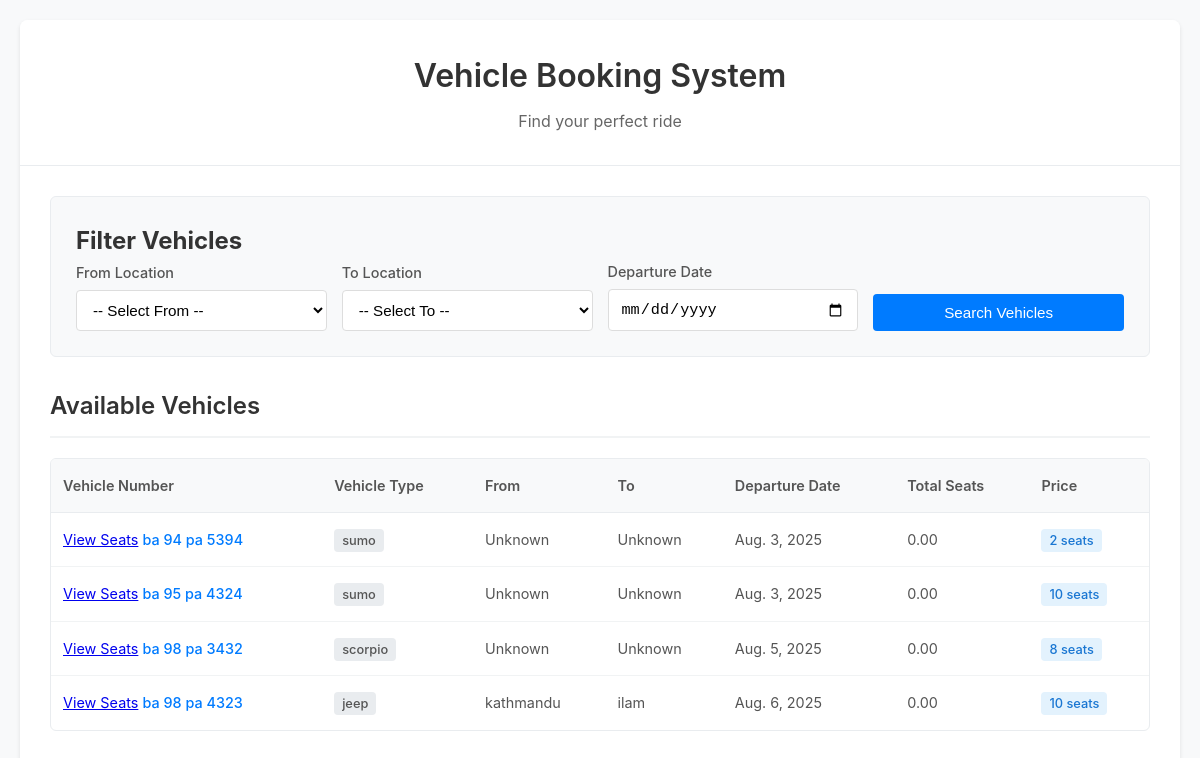
Page /vehicles/ on the earlier database version.
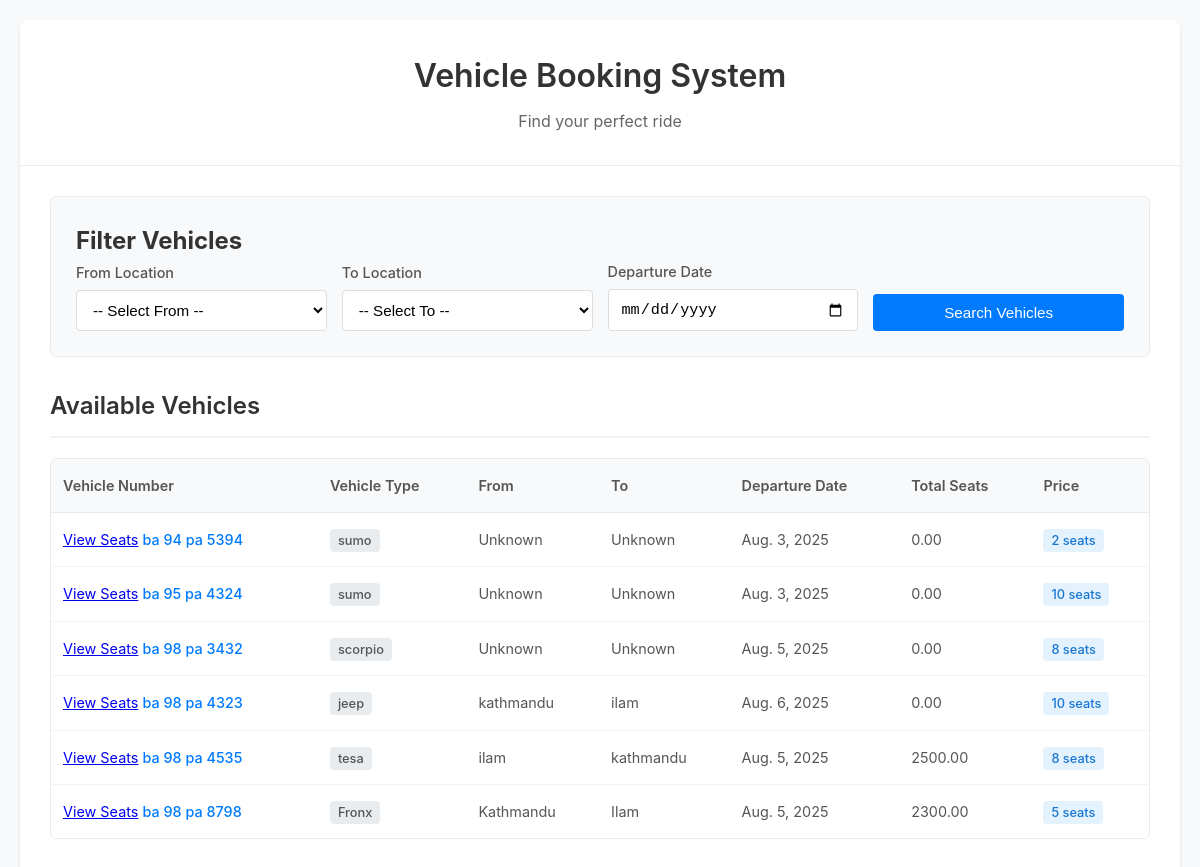
Same page on the later database version.
### ticket/models.py (models this page shows, shortened)
class Vehicle(models.Model):
    vehicle_type = models.CharField(max_length=100)
    vehicle_number = models.CharField(max_length=15)
    departure_date = models.DateField(default=timezone.now)
    from_location = models.CharField(max_length=100,  default='Unknown')
    to_location= models.CharField(max_length=100, default='Unknown')
    total_seats = models.IntegerField()
    price = models.DecimalField(max_digits=10, decimal_places=2, default=0.00)

### ticket/views.py (the view)
# urls.py: path('vehicles/', views.vehicle_list, name='vehicle_list'),
def vehicle_list(request):
    vehicles = Vehicle.objects.all()
    from_value = request.GET.get('from_location')
    to_value = request.GET.get('to_location')
    date_value = request.GET.get('departure_date')
    if from_value:
        vehicles = vehicles.filter(from_location__icontains=from_value)
    if to_value:
        vehicles = vehicles.filter(to_location__icontains=to_value)
    if date_value:
        vehicles = vehicles.filter(departure_date=date_value)
    from_options = Vehicle.objects.values_list('from_location', flat=True).distinct()
    to_options = Vehicle.objects.values_list('to_location', flat=True).distinct()
    context = {
        'vehicles': vehicles,
        'from_value': from_value,
        'to_value': to_value,
        'date_value': date_value,
        'from_options': from_options,
        'to_options': to_options,
    }
    return render(request, 'ticket/vehicle_list.html', context)

### ticket/templates/ticket/vehicle_list.html (shortened to what this page needs)
<!DOCTYPE html>
<html lang="en">
<head>
</head>
<body>
    <div class="container">
        <div class="header">
            <h1>Vehicle Booking System</h1>
            <p>Find your perfect ride</p>
        </div>
        <div class="content">
            <div class="filter-section">
                <h2>Filter Vehicles</h2>
                <form method="get" class="filter-form">
                    <div class="form-group">
                        <label for="from_location">From Location</label>
                        <select name="from_location" id="from_location">
                            <option value="">-- Select From --</option>
                        </select>
                    </div>
                    <div class="form-group">
                        <label for="to_location">To Location</label>
                        <select name="to_location" id="to_location">
                            <option value="">-- Select To --</option>
                        </select>
                    </div>
                    <div class="form-group">
                        <label for="departure_date">Departure Date</label>
                        <input type="date" name="departure_date" id="departure_date" value="{{ date_value }}">
                    </div>
                    <div class="form-group">
                        <button type="submit" class="filter-btn">Search Vehicles</button>
                    </div>
                </form>
            </div>
            <div class="section">
                <h2>Available Vehicles</h2>
                <div class="table-container">
                    <table>
                        <thead>
                            <tr>
                                <th>Vehicle Number</th>
                                <th>Vehicle Type</th>
                                <th>From</th>
                                <th>To</th>
                                <th>Departure Date</th>
                                <th>Total Seats</th>
                                <th>Price</th>
                            </tr>
                        </thead>
                        <tbody>
                            {% for vehicle in vehicles %}
                                <tr>
                                    <td>
                                        <a href="{% url 'seat_selection' vehicle.id %}">View Seats</a>
                                        <span class="vehicle-link">
    {{ vehicle.vehicle_number }}
</span>
                                    </td>
                                    <td>
                                        <span class="vehicle-type-badge">{{ vehicle.vehicle_type }}</span>
                                    </td>
                                    <td>{{ vehicle.from_location }}</td>
                                    <td>{{ vehicle.to_location }}</td>
                                    <td>{{ vehicle.departure_date }}</td>
                                    <td>{{ vehicle.price }}</td>
                                    <td>
                                        <span class="seats-count">{{ vehicle.total_seats }} seats</span>
                                    </td>
                                </tr>
                            {% empty %}
                                <tr>
                                    <td colspan="6" class="no-results">
                                        No vehicles found for the selected criteria.
                                    </td>
                                </tr>
                            {% endfor %}
                        </tbody>
                    </table>
                </div>
            </div>
        </div>
    </div>
</body>
</html>

### ticket/templates/ticket/vehicle_list.html (style rules this page uses)
* { margin: 0; padding: 0; box-sizing: border-box; }
body { font-family: -apple-system, BlinkMacSystemFont, 'Segoe UI', Roboto, sans-serif; background-color: #f8f9fa; color: #333; line-height: 1.6; padding: 20px; }
.container { max-width: 1200px; margin: 0 auto; background: white; border-radius: 8px; box-shadow: 0 2px 4px rgba(0, 0, 0, 0.1); overflow: hidden; }
.header { background: #fff; border-bottom: 1px solid #e9ecef; padding: 30px; text-align: center; }
.header h1 { font-size: 2rem; font-weight: 600; color: #333; margin-bottom: 8px; }
.header p { color: #666; font-size: 1rem; }
.content { padding: 30px; }
.section { margin-bottom: 40px; }
.section h2 { font-size: 1.5rem; color: #333; margin-bottom: 20px; font-weight: 600; border-bottom: 2px solid #f1f3f4; padding-bottom: 10px; }
.filter-section { background: #f8f9fa; border: 1px solid #e9ecef; border-radius: 6px; padding: 25px; margin-bottom: 30px; }
.filter-form { display: grid; grid-template-columns: repeat(auto-fit, minmax(200px, 1fr)); gap: 15px; align-items: end; }
.form-group { display: flex; flex-direction: column; }
.form-group label { font-weight: 500; color: #555; margin-bottom: 6px; font-size: 0.9rem; }
select, input[type="date"] { padding: 10px 12px; border: 1px solid #ddd; border-radius: 4px; font-size: 0.95rem; background: white; transition: border-color 0.2s ease; }
.filter-btn { background: #007bff; color: white; border: none; padding: 10px 20px; border-radius: 4px; font-size: 0.95rem; font-weight: 500; cursor: pointer; transition: background-color 0.2s ease; }
.table-container { background: white; border: 1px solid #e9ecef; border-radius: 6px; overflow: hidden; }
table { width: 100%; border-collapse: collapse; }
th { background: #f8f9fa; color: #555; padding: 15px 12px; text-align: left; font-weight: 600; font-size: 0.9rem; border-bottom: 1px solid #e9ecef; }
td { padding: 15px 12px; border-bottom: 1px solid #f1f3f4; color: #555; font-size: 0.9rem; }
tr:last-child td { border-bottom: none; }
.vehicle-link { color: #007bff; text-decoration: none; font-weight: 500; }
.vehicle-type-badge { background: #e9ecef; color: #555; padding: 4px 8px; border-radius: 4px; font-size: 0.8rem; font-weight: 500; }
.seats-count { background: #e3f2fd; color: #1976d2; padding: 4px 8px; border-radius: 4px; font-weight: 500; font-size: 0.8rem; }

Differences in the rows shown:
added Vehicle: vehicle_number "ba 98 pa 4535", vehicle_type "tesa", from_location "ilam", to_location "kathmandu", departure_date "Aug. 5, 2025", price "2500.00", total_seats "8"
added Vehicle: vehicle_number "ba 98 pa 8798", vehicle_type "Fronx", from_location "Kathmandu", to_location "Ilam", departure_date "Aug. 5, 2025", price "2300.00", total_seats "5"
